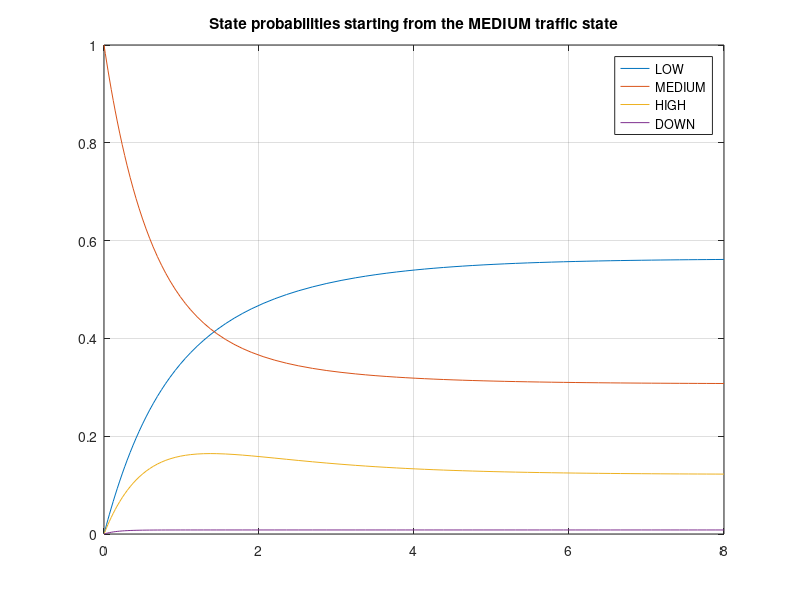
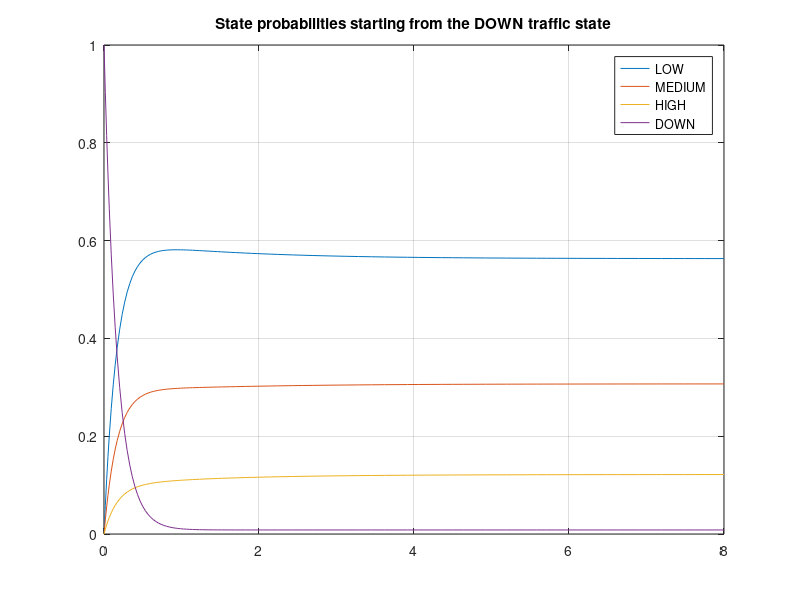

These charts were generated, in order, by the following MATLAB code:
%% ANGELO MAXIMILIAN TULBURE 10931652 - A08

clear all;

lm = 0.33;    %low to medium
mh = 0.4;     %medium to high
ml = 0.6;     %medium to low
hm = 1;       %high to medium
to_d = 0.05;   %everyone to down
from_d = 6;    %down to everyone
p1 = 0.6;     %down to low
p2 = 0.3;     %down to medium
p3 = 0.1;     %down to high
dl = from_d * p1;   %down to low
dm = from_d * p2;   %down to medium
dh = from_d * p3;   %down to high 

%s1=LOW, s2=MEDIUM, s3=HIGH, s4=DOWN

%       s1     s2    s3      s4
Q = [-lm-to_d,  lm,  0,  to_d;            %s1
        ml, -ml-mh-to_d,   mh  , to_d;    %s2
        0 ,   hm, -hm-to_d, to_d;         %s3
        dl,  dm,  dh, -dl-dm-dh, ];       %s4

Tmax = 8;
fprintf("Infinitesimal generator\n");
fprintf("\t\tLOW   MEDIUM    HIGH \t   DOWN\n");
disp(Q);

pM = [0, 1, 0, 0];
[t, Sol] = ode45(@(t,x) Q'*x, [0 Tmax], pM');
figure(1);
plot(t, Sol, "-");
hold on;
title('State probabilities starting from the MEDIUM traffic state');
legend("LOW", "MEDIUM", "HIGH", "DOWN");
grid on;

pD = [0, 0, 0, 1];
[t, Sol] = ode45(@(t,x) Q'*x, [0 Tmax], pD');
figure(2);
plot(t, Sol, "-");
title('State probabilities starting from the DOWN traffic state');
legend("LOW", "MEDIUM", "HIGH", "DOWN");
grid on;
